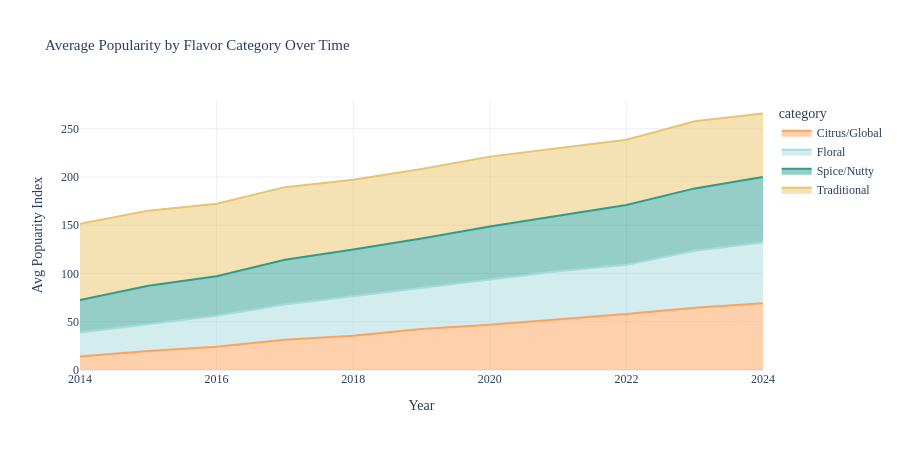

The cell this chart's notebook holds for it:
### Code cell
#Categoriy-level average trend
cat_df = df.groupby(['year','category'])['popularity_index'].mean().reset_index()

fig4 = px.area(
    cat_df, x='year', y='popularity_index',
    color='category',
    title='Average Popularity by Flavor Category Over Time',
    labels={'popularity_index': 'Avg Popuarity Index', 'year': 'Year'},
    template='plotly_white',
    height=450,
    color_discrete_map={
        'Traditional': '#e9c46a',
        'Floral': '#a8dadc',
        'Citrus/Golbal': '#e76f51',
        'Spice/Nutty': '#2a9d8f',
    }
)

fig4.update_layout(font_family='Georgia', title_font_size=15)
fig4.show()

### Figure 1 — Plotly figure (JSON) as saved in the notebook; plotly's stock layout.template omitted (floating-point values rounded to 4 significant figures)
{"data": [{"fillpattern": {"shape": ""}, "hovertemplate": "category=Citrus/Global<br>Year=%{x}<br>Avg Popuarity Index=%{y}<extra></extra>", "legendgroup": "Citrus/Global", "line": {"color": "#FFA15A"}, "marker": {"symbol": "circle"}, "mode": "lines", "name": "Citrus/Global", "orientation": "v", "showlegend": true, "stackgroup": "1", "type": "scatter", "x": [2014, 2015, 2016, 2017, 2018, 2019, 2020, 2021, 2022, 2023, 2024], "xaxis": "x", "y": [13.9, 19.6, 24.0, 31.3, 35.6, 42.5, 46.9, 52.37, 58.13, 64.53, 69.2], "yaxis": "y"}, {"fillpattern": {"shape": ""}, "hovertemplate": "category=Floral<br>Year=%{x}<br>Avg Popuarity Index=%{y}<extra></extra>", "legendgroup": "Floral", "line": {"color": "#a8dadc"}, "marker": {"symbol": "circle"}, "mode": "lines", "name": "Floral", "orientation": "v", "showlegend": true, "stackgroup": "1", "type": "scatter", "x": [2014, 2015, 2016, 2017, 2018, 2019, 2020, 2021, 2022, 2023, 2024], "xaxis": "x", "y": [25.07, 28.33, 32.13, 36.6, 40.87, 42.53, 46.73, 50.03, 50.83, 59.0, 62.9], "yaxis": "y"}, {"fillpattern": {"shape": ""}, "hovertemplate": "category=Spice/Nutty<br>Year=%{x}<br>Avg Popuarity Index=%{y}<extra></extra>", "legendgroup": "Spice/Nutty", "line": {"color": "#2a9d8f"}, "marker": {"symbol": "circle"}, "mode": "lines", "name": "Spice/Nutty", "orientation": "v", "showlegend": true, "stackgroup": "1", "type": "scatter", "x": [2014, 2015, 2016, 2017, 2018, 2019, 2020, 2021, 2022, 2023, 2024], "xaxis": "x", "y": [33.45, 39.38, 40.95, 46.27, 48.33, 51.35, 55.17, 57.45, 62.05, 64.67, 67.97], "yaxis": "y"}, {"fillpattern": {"shape": ""}, "hovertemplate": "category=Traditional<br>Year=%{x}<br>Avg Popuarity Index=%{y}<extra></extra>", "legendgroup": "Traditional", "line": {"color": "#e9c46a"}, "marker": {"symbol": "circle"}, "mode": "lines", "name": "Traditional", "orientation": "v", "showlegend": true, "stackgroup": "1", "type": "scatter", "x": [2014, 2015, 2016, 2017, 2018, 2019, 2020, 2021, 2022, 2023, 2024], "xaxis": "x", "y": [79.08, 77.85, 75.25, 75.33, 72.42, 71.83, 72.33, 70.15, 67.58, 69.65, 65.75], "yaxis": "y"}], "layout": {"font": {"family": "Georgia"}, "height": 450, "legend": {"title": {"text": "category"}, "tracegroupgap": 0}, "title": {"font": {"size": 15}, "text": "Average Popularity by Flavor Category Over Time"}, "xaxis": {"anchor": "y", "domain": [0, 1], "title": {"text": "Year"}}, "yaxis": {"anchor": "x", "domain": [0, 1], "title": {"text": "Avg Popuarity Index"}}}}
